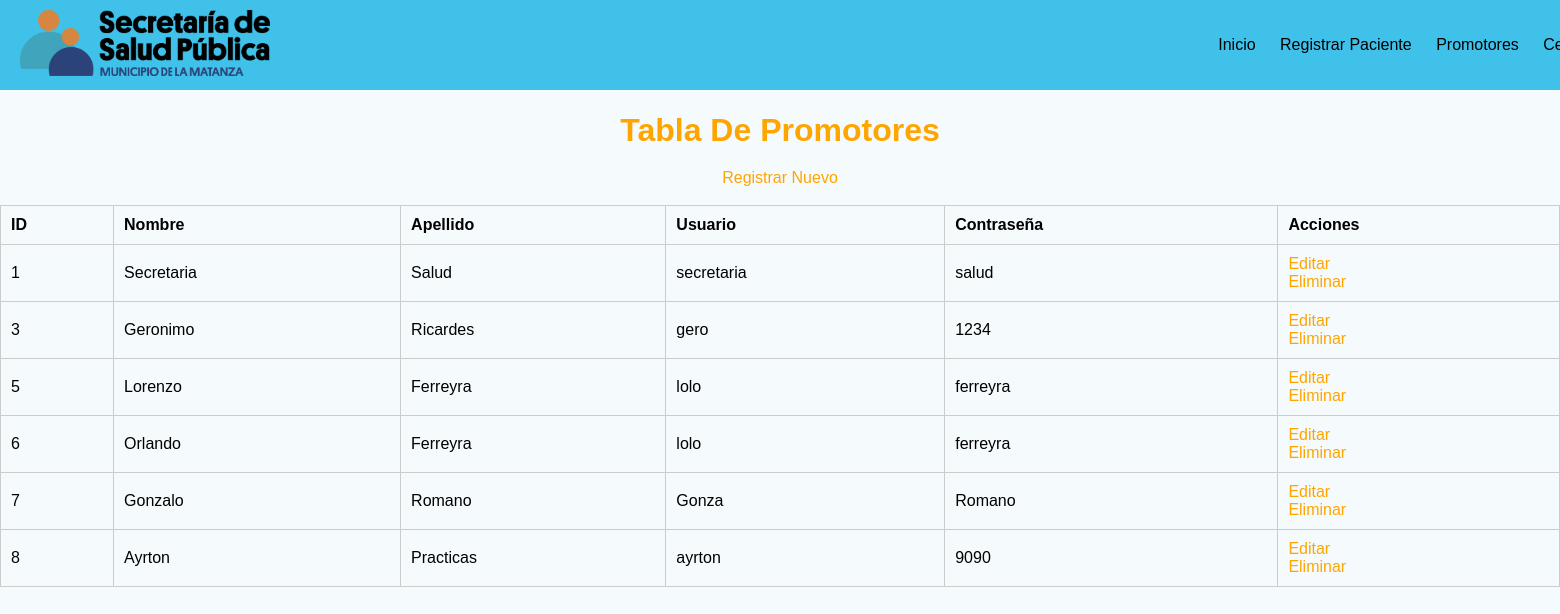
/promotores.php, run on the app's committed database.
### tables this page shows
CREATE TABLE `usuario` (
  `id_usuario` int(11) NOT NULL,
  `nombre` varchar(50) NOT NULL,
  `apellido` varchar(50) NOT NULL,
  `usuario` varchar(50) NOT NULL,
  `password` varchar(50) NOT NULL,
  `id_cargo` int(11) NOT NULL
);

### promotores.php (the view, shortened to what this page needs)
<!DOCTYPE html>
<html lang="en">
<head>
    <link rel="stylesheet" href="css/promotores.css">
</head>
<body>
    <?php
        include("db/conexion.php");
    ?>
    <h1>Tabla De Promotores</h1>
    <center>
    <a href="registrar_promotor.php">Registrar Nuevo</a>
    </center><br>
    <table border="1">
        <tr>
            <th>ID</th>
            <th>Nombre</th>
            <th>Apellido</th>
            <th>Usuario</th>
            <th>Contraseña</th>
            <th>Acciones</th>
        </tr>
        <?php
        $query = "SELECT id_usuario, nombre, apellido, usuario, password FROM usuario";
        $resultado = $conex->query($query);
        while ($fila = $resultado->fetch_assoc()) {
            echo "<tr>";
            echo "<td>" . $fila['id_usuario'] . "</td>";
            echo "<td>" . $fila['nombre'] . "</td>";
            echo "<td>" . $fila['apellido'] . "</td>";
            echo "<td>" . $fila['usuario'] . "</td>";
            echo "<td>" . $fila['password'] . "</td>";
            echo "<td><a href='#'>Editar</a><br>
            <a href='#'>Eliminar</a></td>";
            echo "</tr>";
        }
        ?>
    </table>
</body>
</html>

### css/promotores.css (style rules this page uses)
body { font-family: Arial, sans-serif; background-color: #f0f0f0; margin: 0; padding: 0; }
h1 { color: #FFA500; text-align: center; margin-bottom: 20px; }
table { width: 100%; border-collapse: collapse; }
table, th, td { border: 1px solid #ccc; }
th, td { padding: 10px; text-align: left; }
a { text-decoration: none; color: #FFA500; }

### data on the page
usuario: id_usuario "1", nombre "Secretaria", apellido "Salud", usuario "secretaria", password "salud"
usuario: id_usuario "3", nombre "Geronimo", apellido "Ricardes", usuario "gero", password "1234"
usuario: id_usuario "5", nombre "Lorenzo", apellido "Ferreyra", usuario "lolo", password "ferreyra"
usuario: id_usuario "6", nombre "Orlando", apellido "Ferreyra", usuario "lolo", password "ferreyra"
usuario: id_usuario "7", nombre "Gonzalo", apellido "Romano", usuario "Gonza", password "Romano"
usuario: id_usuario "8", nombre "Ayrton", apellido "Practicas", usuario "ayrton", password "9090"
